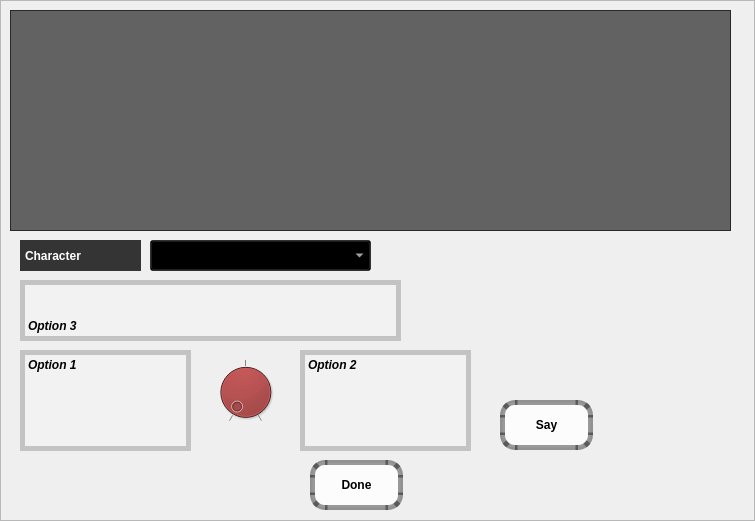
<?xml version="1.0" encoding="UTF-8"?>
<ui version="4.0">
 <class>TalkDialog</class>
 <widget class="QDialog" name="TalkDialog">
  <property name="geometry">
   <rect>
    <x>0</x>
    <y>0</y>
    <width>755</width>
    <height>521</height>
   </rect>
  </property>
  <property name="windowTitle">
   <string>Dialog</string>
  </property>
  <property name="windowOpacity">
   <double>1.000000000000000</double>
  </property>
  <property name="styleSheet">
   <string notr="true">#dialogueFrame {
	border-image: url(&quot;:/images/parchment&quot;) 0 0 0 0 stretch stretch;
}

#characterTitle {
	background-color: rgba(0, 0, 0, 200);
	color: rgba(255, 255, 255, 255);
	font-weight: bold;
	padding: 2px;
}

#dialogueSelector {
	background: brown;
}

#characterSelector {
	background: rgba(0, 0, 0, 150);
	color: #ffffff;
	font-weight: bold;
}

#dialogueList {
	background: rgba(0, 0, 0, 150);
	color: #ffffff;
	font-weight: bold;
}

#firstOption, #secondOption, #thirdOption {
	background: rgba(255, 255, 255, 50);
	border: rgba(0, 0, 0, 50);
    border-style: solid;
    border-width: 5px;
	font-weight: bold;
	font-style: italic;
}

#Speak, #Done {
	background-color: rgba(255, 255, 255, 200);
	border: rgba(0, 0, 0, 100);
    border-style: inset;
    border-width: 5px;
	color: black;
	font-weight: bold;
	border-radius: 15px;
}

#Speak:hover, #Done:hover {
	background-color: rgba(155, 155, 155, 200);
	color: white;
}</string>
  </property>
  <widget class="QFrame" name="dialogueFrame">
   <property name="geometry">
    <rect>
     <x>0</x>
     <y>0</y>
     <width>755</width>
     <height>521</height>
    </rect>
   </property>
   <property name="frameShape">
    <enum>QFrame::StyledPanel</enum>
   </property>
   <property name="frameShadow">
    <enum>QFrame::Raised</enum>
   </property>
   <widget class="QPushButton" name="Speak">
    <property name="geometry">
     <rect>
      <x>500</x>
      <y>400</y>
      <width>93</width>
      <height>50</height>
     </rect>
    </property>
    <property name="text">
     <string>Say</string>
    </property>
   </widget>
   <widget class="QListWidget" name="dialogueList">
    <property name="geometry">
     <rect>
      <x>10</x>
      <y>10</y>
      <width>721</width>
      <height>221</height>
     </rect>
    </property>
    <property name="wordWrap">
     <bool>true</bool>
    </property>
   </widget>
   <widget class="QComboBox" name="characterSelector">
    <property name="geometry">
     <rect>
      <x>150</x>
      <y>240</y>
      <width>221</width>
      <height>31</height>
     </rect>
    </property>
   </widget>
   <widget class="QLabel" name="secondOption">
    <property name="geometry">
     <rect>
      <x>300</x>
      <y>350</y>
      <width>171</width>
      <height>101</height>
     </rect>
    </property>
    <property name="text">
     <string>Option 2</string>
    </property>
    <property name="alignment">
     <set>Qt::AlignLeading|Qt::AlignLeft|Qt::AlignTop</set>
    </property>
    <property name="wordWrap">
     <bool>true</bool>
    </property>
   </widget>
   <widget class="QPushButton" name="Done">
    <property name="geometry">
     <rect>
      <x>310</x>
      <y>460</y>
      <width>93</width>
      <height>50</height>
     </rect>
    </property>
    <property name="text">
     <string>Done</string>
    </property>
   </widget>
   <widget class="QDial" name="dialogueSelector">
    <property name="geometry">
     <rect>
      <x>210</x>
      <y>360</y>
      <width>71</width>
      <height>64</height>
     </rect>
    </property>
    <property name="autoFillBackground">
     <bool>false</bool>
    </property>
    <property name="maximum">
     <number>2</number>
    </property>
    <property name="pageStep">
     <number>1</number>
    </property>
    <property name="tracking">
     <bool>true</bool>
    </property>
    <property name="invertedAppearance">
     <bool>false</bool>
    </property>
    <property name="invertedControls">
     <bool>false</bool>
    </property>
    <property name="notchesVisible">
     <bool>true</bool>
    </property>
   </widget>
   <widget class="QLabel" name="firstOption">
    <property name="geometry">
     <rect>
      <x>20</x>
      <y>350</y>
      <width>171</width>
      <height>101</height>
     </rect>
    </property>
    <property name="text">
     <string>Option 1</string>
    </property>
    <property name="alignment">
     <set>Qt::AlignLeading|Qt::AlignLeft|Qt::AlignTop</set>
    </property>
    <property name="wordWrap">
     <bool>true</bool>
    </property>
   </widget>
   <widget class="QLabel" name="thirdOption">
    <property name="geometry">
     <rect>
      <x>20</x>
      <y>280</y>
      <width>381</width>
      <height>61</height>
     </rect>
    </property>
    <property name="text">
     <string>Option 3</string>
    </property>
    <property name="alignment">
     <set>Qt::AlignBottom|Qt::AlignLeading|Qt::AlignLeft</set>
    </property>
    <property name="wordWrap">
     <bool>true</bool>
    </property>
   </widget>
   <widget class="QLabel" name="characterTitle">
    <property name="geometry">
     <rect>
      <x>20</x>
      <y>240</y>
      <width>121</width>
      <height>31</height>
     </rect>
    </property>
    <property name="text">
     <string>Character</string>
    </property>
   </widget>
  </widget>
 </widget>
 <resources/>
 <connections/>
</ui>
